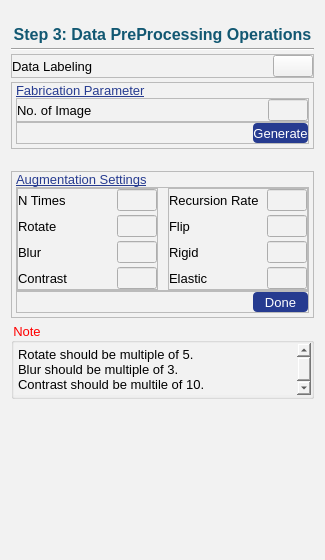
          <widget class="QWidget" name="dataProcessing_Page">
           <property name="styleSheet">
            <string notr="true">background-color:#f2f2f2;</string>
           </property>
           <layout class="QVBoxLayout" name="verticalLayout_20">
            <property name="spacing">
             <number>4</number>
            </property>
            <property name="topMargin">
             <number>25</number>
            </property>
            <property name="bottomMargin">
             <number>0</number>
            </property>
            <item>
             <widget class="QLabel" name="step2_Label_2">
              <property name="maximumSize">
               <size>
                <width>16777215</width>
                <height>20</height>
               </size>
              </property>
              <property name="font">
               <font>
                <family>Arial</family>
                <pointsize>12</pointsize>
                <weight>75</weight>
                <bold>true</bold>
               </font>
              </property>
              <property name="styleSheet">
               <string notr="true">color:#125872;</string>
              </property>
              <property name="text">
               <string>Step 3: Data PreProcessing Operations</string>
              </property>
              <property name="alignment">
               <set>Qt::AlignCenter</set>
              </property>
             </widget>
            </item>
            <item>
             <widget class="Line" name="step2_line_2">
              <property name="maximumSize">
               <size>
                <width>16777215</width>
                <height>2</height>
               </size>
              </property>
              <property name="orientation">
               <enum>Qt::Horizontal</enum>
              </property>
             </widget>
            </item>
            <item>
             <widget class="QFrame" name="frame_6">
              <property name="maximumSize">
               <size>
                <width>16777215</width>
                <height>35</height>
               </size>
              </property>
              <property name="frameShape">
               <enum>QFrame::StyledPanel</enum>
              </property>
              <property name="frameShadow">
               <enum>QFrame::Raised</enum>
              </property>
              <layout class="QHBoxLayout" name="horizontalLayout_11">
               <property name="spacing">
                <number>0</number>
               </property>
               <property name="leftMargin">
                <number>0</number>
               </property>
               <property name="topMargin">
                <number>0</number>
               </property>
               <property name="rightMargin">
                <number>0</number>
               </property>
               <property name="bottomMargin">
                <number>0</number>
               </property>
               <item>
                <widget class="QLabel" name="label">
                 <property name="font">
                  <font>
                   <family>Arial</family>
                   <pointsize>10</pointsize>
                  </font>
                 </property>
                 <property name="text">
                  <string>Data Labeling</string>
                 </property>
                </widget>
               </item>
               <item alignment="Qt::AlignRight">
                <widget class="QPushButton" name="pushButton">
                 <property name="text">
                  <string/>
                 </property>
                 <property name="icon">
                  <iconset>
                   <normaloff>LOGO/labeling.png</normaloff>LOGO/labeling.png</iconset>
                 </property>
                 <property name="iconSize">
                  <size>
                   <width>50</width>
                   <height>50</height>
                  </size>
                 </property>
                </widget>
               </item>
              </layout>
             </widget>
            </item>
            <item>
             <widget class="QFrame" name="fabricationFrame">
              <property name="maximumSize">
               <size>
                <width>16777215</width>
                <height>91</height>
               </size>
              </property>
              <property name="frameShape">
               <enum>QFrame::StyledPanel</enum>
              </property>
              <property name="frameShadow">
               <enum>QFrame::Raised</enum>
              </property>
              <layout class="QVBoxLayout" name="verticalLayout_22">
               <property name="spacing">
                <number>0</number>
               </property>
               <property name="leftMargin">
                <number>4</number>
               </property>
               <property name="topMargin">
                <number>0</number>
               </property>
               <property name="rightMargin">
                <number>4</number>
               </property>
               <property name="bottomMargin">
                <number>4</number>
               </property>
               <item>
                <widget class="QLabel" name="cameraSettings_Label_3">
                 <property name="maximumSize">
                  <size>
                   <width>16777215</width>
                   <height>20</height>
                  </size>
                 </property>
                 <property name="font">
                  <font>
                   <family>Arial</family>
                   <pointsize>10</pointsize>
                   <weight>50</weight>
                   <bold>false</bold>
                   <underline>true</underline>
                  </font>
                 </property>
                 <property name="styleSheet">
                  <string notr="true">color:#263B90;</string>
                 </property>
                 <property name="text">
                  <string>Fabrication Parameter</string>
                 </property>
                </widget>
               </item>
               <item>
                <widget class="QFrame" name="frame_20">
                 <property name="frameShape">
                  <enum>QFrame::StyledPanel</enum>
                 </property>
                 <property name="frameShadow">
                  <enum>QFrame::Raised</enum>
                 </property>
                 <layout class="QHBoxLayout" name="horizontalLayout_14">
                  <property name="spacing">
                   <number>0</number>
                  </property>
                  <property name="leftMargin">
                   <number>0</number>
                  </property>
                  <property name="topMargin">
                   <number>0</number>
                  </property>
                  <property name="rightMargin">
                   <number>0</number>
                  </property>
                  <property name="bottomMargin">
                   <number>0</number>
                  </property>
                  <item>
                   <widget class="QLabel" name="label_10">
                    <property name="font">
                     <font>
                      <family>Arial</family>
                      <pointsize>10</pointsize>
                     </font>
                    </property>
                    <property name="text">
                     <string>No. of Image</string>
                    </property>
                   </widget>
                  </item>
                  <item>
                   <widget class="QLineEdit" name="lineEdit_9">
                    <property name="maximumSize">
                     <size>
                      <width>40</width>
                      <height>16777215</height>
                     </size>
                    </property>
                   </widget>
                  </item>
                 </layout>
                </widget>
               </item>
               <item>
                <widget class="QFrame" name="frame_21">
                 <property name="frameShape">
                  <enum>QFrame::StyledPanel</enum>
                 </property>
                 <property name="frameShadow">
                  <enum>QFrame::Raised</enum>
                 </property>
                 <layout class="QHBoxLayout" name="horizontalLayout_15">
                  <property name="spacing">
                   <number>0</number>
                  </property>
                  <property name="leftMargin">
                   <number>0</number>
                  </property>
                  <property name="topMargin">
                   <number>0</number>
                  </property>
                  <property name="rightMargin">
                   <number>0</number>
                  </property>
                  <property name="bottomMargin">
                   <number>0</number>
                  </property>
                  <item>
                   <spacer name="horizontalSpacer_3">
                    <property name="orientation">
                     <enum>Qt::Horizontal</enum>
                    </property>
                    <property name="sizeType">
                     <enum>QSizePolicy::Fixed</enum>
                    </property>
                    <property name="sizeHint" stdset="0">
                     <size>
                      <width>236</width>
                      <height>20</height>
                     </size>
                    </property>
                   </spacer>
                  </item>
                  <item>
                   <widget class="QPushButton" name="pushButton_3">
                    <property name="sizePolicy">
                     <sizepolicy hsizetype="Expanding" vsizetype="Fixed">
                      <horstretch>0</horstretch>
                      <verstretch>0</verstretch>
                     </sizepolicy>
                    </property>
                    <property name="maximumSize">
                     <size>
                      <width>88</width>
                      <height>30</height>
                     </size>
                    </property>
                    <property name="font">
                     <font>
                      <family>Arial</family>
                      <pointsize>10</pointsize>
                     </font>
                    </property>
                    <property name="styleSheet">
                     <string notr="true">QPushButton{
	color:white;
	background-color:#263B90;
	border-radius:4px;
}</string>
                    </property>
                    <property name="text">
                     <string>Generate</string>
                    </property>
                   </widget>
                  </item>
                 </layout>
                </widget>
               </item>
              </layout>
             </widget>
            </item>
            <item>
             <spacer name="verticalSpacer_11">
              <property name="orientation">
               <enum>Qt::Vertical</enum>
              </property>
              <property name="sizeType">
               <enum>QSizePolicy::Fixed</enum>
              </property>
              <property name="sizeHint" stdset="0">
               <size>
                <width>20</width>
                <height>18</height>
               </size>
              </property>
             </spacer>
            </item>
            <item>
             <widget class="QFrame" name="augmentationSettings_Frame">
              <property name="maximumSize">
               <size>
                <width>16777215</width>
                <height>156</height>
               </size>
              </property>
              <property name="frameShape">
               <enum>QFrame::StyledPanel</enum>
              </property>
              <property name="frameShadow">
               <enum>QFrame::Raised</enum>
              </property>
              <layout class="QVBoxLayout" name="verticalLayout_21">
               <property name="spacing">
                <number>0</number>
               </property>
               <property name="leftMargin">
                <number>4</number>
               </property>
               <property name="topMargin">
                <number>0</number>
               </property>
               <property name="rightMargin">
                <number>4</number>
               </property>
               <property name="bottomMargin">
                <number>4</number>
               </property>
               <item>
                <widget class="QLabel" name="cameraSettings_Label_2">
                 <property name="maximumSize">
                  <size>
                   <width>16777215</width>
                   <height>20</height>
                  </size>
                 </property>
                 <property name="font">
                  <font>
                   <family>Arial</family>
                   <pointsize>10</pointsize>
                   <weight>50</weight>
                   <bold>false</bold>
                   <underline>true</underline>
                  </font>
                 </property>
                 <property name="styleSheet">
                  <string notr="true">color:#263B90;</string>
                 </property>
                 <property name="text">
                  <string>Augmentation Settings</string>
                 </property>
                </widget>
               </item>
               <item>
                <widget class="QFrame" name="frame_18">
                 <property name="frameShape">
                  <enum>QFrame::StyledPanel</enum>
                 </property>
                 <property name="frameShadow">
                  <enum>QFrame::Raised</enum>
                 </property>
                 <layout class="QHBoxLayout" name="horizontalLayout_12">
                  <property name="spacing">
                   <number>10</number>
                  </property>
                  <property name="leftMargin">
                   <number>0</number>
                  </property>
                  <property name="topMargin">
                   <number>0</number>
                  </property>
                  <property name="rightMargin">
                   <number>0</number>
                  </property>
                  <property name="bottomMargin">
                   <number>0</number>
                  </property>
                  <item>
                   <widget class="QFrame" name="frame_16">
                    <property name="font">
                     <font>
                      <family>MS Sans Serif</family>
                     </font>
                    </property>
                    <property name="frameShape">
                     <enum>QFrame::StyledPanel</enum>
                    </property>
                    <property name="frameShadow">
                     <enum>QFrame::Raised</enum>
                    </property>
                    <layout class="QGridLayout" name="gridLayout_12">
                     <property name="leftMargin">
                      <number>0</number>
                     </property>
                     <property name="topMargin">
                      <number>0</number>
                     </property>
                     <property name="rightMargin">
                      <number>0</number>
                     </property>
                     <property name="bottomMargin">
                      <number>0</number>
                     </property>
                     <property name="horizontalSpacing">
                      <number>0</number>
                     </property>
                     <property name="verticalSpacing">
                      <number>4</number>
                     </property>
                     <item row="1" column="0">
                      <widget class="QLabel" name="label_2">
                       <property name="font">
                        <font>
                         <family>Arial</family>
                         <pointsize>10</pointsize>
                        </font>
                       </property>
                       <property name="text">
                        <string>N Times</string>
                       </property>
                      </widget>
                     </item>
                     <item row="2" column="0">
                      <widget class="QLabel" name="label_3">
                       <property name="font">
                        <font>
                         <family>Arial</family>
                         <pointsize>10</pointsize>
                        </font>
                       </property>
                       <property name="text">
                        <string>Rotate</string>
                       </property>
                      </widget>
                     </item>
                     <item row="3" column="0">
                      <widget class="QLabel" name="label_4">
                       <property name="font">
                        <font>
                         <family>Arial</family>
                         <pointsize>10</pointsize>
                        </font>
                       </property>
                       <property name="text">
                        <string>Blur</string>
                       </property>
                      </widget>
                     </item>
                     <item row="4" column="0">
                      <widget class="QLabel" name="label_5">
                       <property name="font">
                        <font>
                         <family>Arial</family>
                         <pointsize>10</pointsize>
                        </font>
                       </property>
                       <property name="text">
                        <string>Contrast</string>
                       </property>
                      </widget>
                     </item>
                     <item row="3" column="1" alignment="Qt::AlignRight">
                      <widget class="QLineEdit" name="lineEdit_3">
                       <property name="maximumSize">
                        <size>
                         <width>40</width>
                         <height>16777215</height>
                        </size>
                       </property>
                      </widget>
                     </item>
                     <item row="4" column="1" alignment="Qt::AlignRight">
                      <widget class="QLineEdit" name="lineEdit_4">
                       <property name="maximumSize">
                        <size>
                         <width>40</width>
                         <height>16777215</height>
                        </size>
                       </property>
                      </widget>
                     </item>
                     <item row="2" column="1" alignment="Qt::AlignRight">
                      <widget class="QLineEdit" name="lineEdit_2">
                       <property name="maximumSize">
                        <size>
                         <width>40</width>
                         <height>16777215</height>
                        </size>
                       </property>
                      </widget>
                     </item>
                     <item row="1" column="1" alignment="Qt::AlignRight">
                      <widget class="QLineEdit" name="lineEdit">
                       <property name="maximumSize">
                        <size>
                         <width>40</width>
                         <height>16777215</height>
                        </size>
                       </property>
                      </widget>
                     </item>
                    </layout>
                   </widget>
                  </item>
                  <item>
                   <widget class="QFrame" name="frame_17">
                    <property name="frameShape">
                     <enum>QFrame::StyledPanel</enum>
                    </property>
                    <property name="frameShadow">
                     <enum>QFrame::Raised</enum>
                    </property>
                    <layout class="QGridLayout" name="gridLayout_11">
                     <property name="leftMargin">
                      <number>0</number>
                     </property>
                     <property name="topMargin">
                      <number>0</number>
                     </property>
                     <property name="rightMargin">
                      <number>0</number>
                     </property>
                     <property name="bottomMargin">
                      <number>0</number>
                     </property>
                     <property name="horizontalSpacing">
                      <number>0</number>
                     </property>
                     <property name="verticalSpacing">
                      <number>4</number>
                     </property>
                     <item row="3" column="1" alignment="Qt::AlignRight">
                      <widget class="QLineEdit" name="lineEdit_8">
                       <property name="maximumSize">
                        <size>
                         <width>40</width>
                         <height>16777215</height>
                        </size>
                       </property>
                      </widget>
                     </item>
                     <item row="3" column="0">
                      <widget class="QLabel" name="label_9">
                       <property name="font">
                        <font>
                         <family>Arial</family>
                         <pointsize>10</pointsize>
                        </font>
                       </property>
                       <property name="text">
                        <string>Elastic</string>
                       </property>
                      </widget>
                     </item>
                     <item row="0" column="0">
                      <widget class="QLabel" name="label_7">
                       <property name="font">
                        <font>
                         <family>Arial</family>
                         <pointsize>10</pointsize>
                        </font>
                       </property>
                       <property name="text">
                        <string>Recursion Rate</string>
                       </property>
                      </widget>
                     </item>
                     <item row="0" column="1" alignment="Qt::AlignRight">
                      <widget class="QLineEdit" name="lineEdit_5">
                       <property name="maximumSize">
                        <size>
                         <width>40</width>
                         <height>16777215</height>
                        </size>
                       </property>
                      </widget>
                     </item>
                     <item row="2" column="0">
                      <widget class="QLabel" name="label_8">
                       <property name="font">
                        <font>
                         <family>Arial</family>
                         <pointsize>10</pointsize>
                        </font>
                       </property>
                       <property name="text">
                        <string>Rigid</string>
                       </property>
                      </widget>
                     </item>
                     <item row="2" column="1" alignment="Qt::AlignRight">
                      <widget class="QLineEdit" name="lineEdit_7">
                       <property name="maximumSize">
                        <size>
                         <width>40</width>
                         <height>16777215</height>
                        </size>
                       </property>
                      </widget>
                     </item>
                     <item row="1" column="1" alignment="Qt::AlignRight">
                      <widget class="QLineEdit" name="lineEdit_6">
                       <property name="maximumSize">
                        <size>
                         <width>40</width>
                         <height>16777215</height>
                        </size>
                       </property>
                      </widget>
                     </item>
                     <item row="1" column="0">
                      <widget class="QLabel" name="label_6">
                       <property name="font">
                        <font>
                         <family>Arial</family>
                         <pointsize>10</pointsize>
                        </font>
                       </property>
                       <property name="text">
                        <string>Flip</string>
                       </property>
                      </widget>
                     </item>
                    </layout>
                   </widget>
                  </item>
                 </layout>
                </widget>
               </item>
               <item>
                <widget class="QFrame" name="frame_19">
                 <property name="maximumSize">
                  <size>
                   <width>16777215</width>
                   <height>32</height>
                  </size>
                 </property>
                 <property name="frameShape">
                  <enum>QFrame::StyledPanel</enum>
                 </property>
                 <property name="frameShadow">
                  <enum>QFrame::Raised</enum>
                 </property>
                 <layout class="QHBoxLayout" name="horizontalLayout_13">
                  <property name="spacing">
                   <number>0</number>
                  </property>
                  <property name="leftMargin">
                   <number>0</number>
                  </property>
                  <property name="topMargin">
                   <number>0</number>
                  </property>
                  <property name="rightMargin">
                   <number>0</number>
                  </property>
                  <property name="bottomMargin">
                   <number>0</number>
                  </property>
                  <item>
                   <spacer name="horizontalSpacer_2">
                    <property name="orientation">
                     <enum>Qt::Horizontal</enum>
                    </property>
                    <property name="sizeType">
                     <enum>QSizePolicy::Fixed</enum>
                    </property>
                    <property name="sizeHint" stdset="0">
                     <size>
                      <width>236</width>
                      <height>20</height>
                     </size>
                    </property>
                   </spacer>
                  </item>
                  <item>
                   <widget class="QPushButton" name="pushButton_2">
                    <property name="sizePolicy">
                     <sizepolicy hsizetype="Expanding" vsizetype="Fixed">
                      <horstretch>0</horstretch>
                      <verstretch>0</verstretch>
                     </sizepolicy>
                    </property>
                    <property name="maximumSize">
                     <size>
                      <width>88</width>
                      <height>30</height>
                     </size>
                    </property>
                    <property name="font">
                     <font>
                      <family>Arial</family>
                      <pointsize>10</pointsize>
                     </font>
                    </property>
                    <property name="styleSheet">
                     <string notr="true">QPushButton{
	color:white;
	background-color:#263B90;
	border-radius:4px;
}</string>
                    </property>
                    <property name="text">
                     <string>Done</string>
                    </property>
                   </widget>
                  </item>
                 </layout>
                </widget>
               </item>
              </layout>
             </widget>
            </item>
            <item>
             <widget class="QGroupBox" name="groupBox">
              <property name="maximumSize">
               <size>
                <width>16777215</width>
                <height>77</height>
               </size>
              </property>
              <property name="font">
               <font>
                <family>Arial</family>
                <pointsize>10</pointsize>
               </font>
              </property>
              <property name="styleSheet">
               <string notr="true">QGroupBox::title{
	color:red
;
}</string>
              </property>
              <property name="title">
               <string>Note</string>
              </property>
              <layout class="QVBoxLayout" name="verticalLayout_26">
               <property name="spacing">
                <number>0</number>
               </property>
               <property name="leftMargin">
                <number>0</number>
               </property>
               <property name="topMargin">
                <number>0</number>
               </property>
               <property name="rightMargin">
                <number>0</number>
               </property>
               <property name="bottomMargin">
                <number>1</number>
               </property>
               <item>
                <widget class="QPlainTextEdit" name="plainTextEdit">
                 <property name="font">
                  <font>
                   <family>Arial</family>
                   <pointsize>10</pointsize>
                  </font>
                 </property>
                 <property name="frameShape">
                  <enum>QFrame::NoFrame</enum>
                 </property>
                 <property name="plainText">
                  <string>Rotate should be multiple of 5.
Blur should be multiple of 3.
Contrast should be multile of 10.</string>
                 </property>
                </widget>
               </item>
              </layout>
             </widget>
            </item>
            <item>
             <spacer name="verticalSpacer_4">
              <property name="orientation">
               <enum>Qt::Vertical</enum>
              </property>
              <property name="sizeType">
               <enum>QSizePolicy::Fixed</enum>
              </property>
              <property name="sizeHint" stdset="0">
               <size>
                <width>20</width>
                <height>161</height>
               </size>
              </property>
             </spacer>
            </item>
           </layout>
          </widget>
